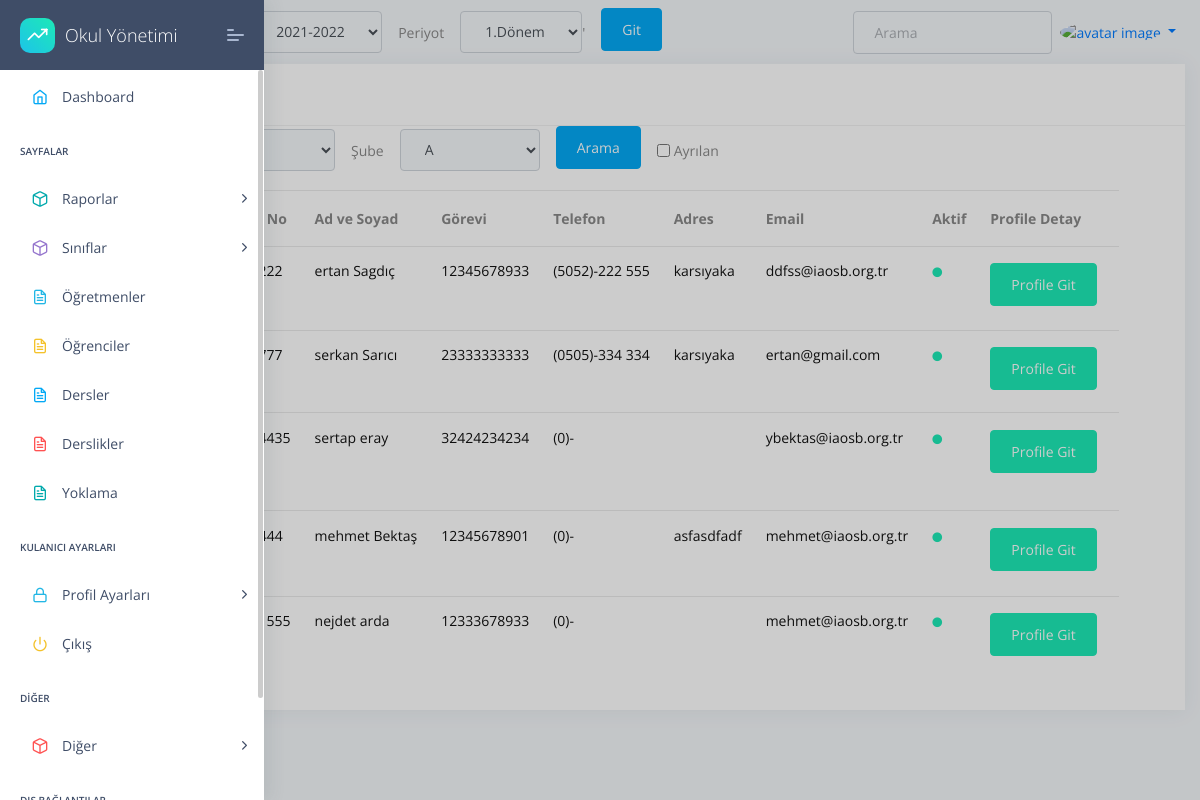
The page /student/list/ on the database its author committed.
### apps/student/models.py (models this page shows, shortened)
class Student(models.Model):
    firstName= models.CharField(max_length=20,default="",unique=False,null=True,blank=True,)
    lastName=models.CharField(max_length=20,unique=False,null=True,blank=True,)
    TC = models.CharField(max_length=11,unique=False,null=True,blank=True,validators=[validateEven])
    phone = models.CharField(validators=[validatePhone], max_length=17,default="0",unique=False,null=True,blank=True,)
    address=models.TextField(unique=False,null=True,blank=True,)
    status=models.BooleanField(unique=False,null=True,blank=True,)
    middleSchool=models.ForeignKey(MiddleSchool,on_delete=models.CASCADE)
    number=models.IntegerField(unique=False,null=True,blank=True,)
    session=models.ForeignKey(Session,on_delete=models.CASCADE)
    image=models.ImageField(upload_to="images/ogrenciler/",unique=False,null=True,blank=True,default='images/person.png')
    health=models.TextField(unique=False,null=True,blank=True,)
    HESCode=models.CharField(max_length=12,unique=False,null=True,blank=True,validators=[validateHesCode])
    birtdate=DateField(("Doğum Tarihiniz"), auto_now=False, auto_now_add=False,unique=False,null=True,blank=True,)
    email=models.EmailField()
    genders=(('Kız','Kız'),
              ('Erkek','Erkek'),
              ('Diger','Diğer'),
    )
    gender=CharField(max_length=10 ,choices=genders,unique=False,blank=True,null=True)
    class Meta:
        ordering = ('firstName',)

### apps/student/views.py (the view)
# urls.py: path('list/', views.StudentListView.as_view(),name='student-list'),
class StudentListView(ListView):
    template_name = 'student/std-list.html'
    model = Student
    def get_context_data(self, **kwargs):
        context = super().get_context_data(**kwargs)
        context['classLevels']=ClassLevels.objects.all()
        context['sessions']=Session.objects.all()
        context['periods']=Period.objects.all()
        context['classNames']=ClassNames.objects.all()
        context['media_url'] =settings.MEDIA_URL
        return context
    def get_queryset(self):
        queryset = {"studentlist": StudentList.objects.all()}
        sessionUpdate(self.request)
        session=Session.objects.get(active=True)
        period=Period.objects.get(active=True)
        className = self.request.GET.get("className")
        classLevel = self.request.GET.get("classLevel")
        query={}
        query2={}
        if className!="0" and className!=None:
            query['studentlist__className__className__name__contains']=className
            query2['className__className__name__contains']=className
        else:
            query['studentlist__className__className__name__contains']=""
            query2['className__className__name__contains']=""
        if classLevel!="0" and classLevel!=None:
            query['studentlist__className__level__level__contains']=classLevel
            query2['className__level__level__contains']=classLevel
        else:
            query['studentlist__className__level__level__contains']=""
            query2['className__level__level__contains']=""
        query["studentlist__session__session__contains"]=session
        query["studentlist__periods__period__contains"]=period
        query2["session__session__contains"]=session
        query2["periods__period__contains"]=period
        try:
            queryset = {"students": Student.objects.filter(**query).distinct(),"studentlist": StudentList.objects.filter(**query2)}
        except:
            print("sorgu hatası")
        return queryset

### apps/classes/models.py (called while the page is built)
    def __str__(self):
        return self.level

    def __str__(self):
        return self.name

    def __str__(self):
        return self.level.level+self.className.name

### apps/home/models.py (called while the page is built)
    def __str__(self):
      return self.session

    def __str__(self):
      return self.period

### apps/student/views.py (called while the page is built)
def sessionUpdate(request):
    if request.GET.get("sessionID"):
        try:
            oldSession = Session.objects.get(active=1)
            oldSession.active=False
            oldSession.save()
        except:
            pass
        newSession=request.GET.get("sessionID")
        print("Yeni sezon : ",newSession)
        newSession = Session.objects.get(session=newSession)
        newSession.active=True
        newSession.save()
    if request.GET.get("periodID"):
        try:
            oldPeriod = Period.objects.get(active=1)
            oldPeriod.active=False
            oldPeriod.save()
        except:
            pass
        newPeriod =request.GET.get("periodID")
        print("Yeni Period  : ",newPeriod )
        newPeriod  = Period.objects.get(period=newPeriod )
        newPeriod.active=True
        newPeriod.save()

### apps/templates/student/std-list.html (shortened to what this page needs)
{% extends "layouts/base.html" %}
{% block content %}
<div class="col-xl-12 col-md-6">
    <div class="card ">
        <div class="card-header">
            <h5>Öğrenci Listesi</h5>
        </div>
        {% include  'student/filter.html' %}
        <div class="card-block px-0 py-3">
            <div class="table-responsive">
                <table class="table table-hover">
                    <thead>
                        <tr>
                        <th scope="col">Profil Resmi</th>
                        <th scope="col">Okul No</th>
                          <th scope="col">Ad ve Soyad</th>
                          <th scope="col">Görevi</th>
                          <th scope="col">Telefon</th>
                          <th scope="col">Adres</th>
                          <th scope="col">Email</th>
                          <th scope="col">Aktif</th>
                          <th scope="col">Profile Detay</th>
                        </tr>
                      </thead>
                      <tbody>
                        {% for studentl in object_list.studentlist %}
                        {% for student in studentl.students.all %}
                            <td>
                                <a href="{% url 'student-view' student.id %}">
                                <img class="rounded-circle" style="width:50px;" src="{{media_url}}{{student.image}}" alt="activity-user"></td>
                            <td title="Okul No">
                                <a href="{% url 'student-view' student.id %}">
                                <h6 class="mb-1">{{studentl.className}} - {{student.number}}  </h6>
                                 </a>
                            </td>
                            <td title="Ad Soyad">
                                <a href="{% url 'student-view' student.id %}">
                                <h6 class="mb-1">{{student.firstName}} {{student.lastName}}</h6>
                            </a>
                            </td>
                            <td>
                                <a href="{% url 'student-view' student.id %}">
                                <h6 class="mb-1">{{student.TC}} </h6>
                            </a>
                            </td>
                            <td>
                                <a href="{% url 'student-view' student.id %}">
                                <h6 class="mb-1">{{student.phone}} </h6>
                            </a>
                            </td>
                            <td>
                                <a href="{% url 'student-view' student.id %}">
                                <h6 class="mb-1">{{student.address}}</h6>
                            </a>
                            </td>
                            <td>
                                <a href="{% url 'student-view' student.id %}">
                                <h6 class="mb-1">{{student.email}} </h6>
                            </a>
                            </td>
                            <td>
                                {% if student.status %}
                                <h6 class="text-muted"><i class="fas fa-circle text-c-green f-10 m-r-15"></i></h6>
                                {% else %}
                                <h6 class="text-muted"><i class="fas fa-circle text-c-black f-10 m-r-15"></i></h6>
                                {% endif %}
                            </td>
                            <td>
                                <a href="{% url 'student-view' student.id %}"class="label btn btn-success  f-12">Profile Git</a>
                            </td>
                       {% endfor %}
                        {% endfor %}
                    </tbody>
                </table>
            </div>
        </div>
    </div>
</div>
{% endblock content %}

### rows shown on the page
Student: number "222", firstName "ertan", lastName "Sagdıç", TC "12345678933", phone "(5052)-222 555", address "karsıyaka", email "ddfss@iaosb.org.tr", status True (drawn)
Student: number "777", firstName "serkan", lastName "Sarıcı", TC "23333333333", phone "(0505)-334 334", address "karsıyaka", email "ertan@gmail.com", status True (drawn)
Student: number "4435", firstName "sertap", lastName "eray", TC "32424234234", phone "(0)-", email "ybektas@iaosb.org.tr", status True (drawn)
Student: number "444", firstName "mehmet", lastName "Bektaş", TC "12345678901", phone "(0)-", address "asfasdfadf", email "mehmet@iaosb.org.tr", status True (drawn)
Student: number "555", firstName "nejdet", lastName "arda", TC "12333678933", phone "(0)-", email "mehmet@iaosb.org.tr", status True (drawn)

### other values the page prints
form field sessionID "2021-2022"
form field periodID "1.Dönem"
form field className "A"
